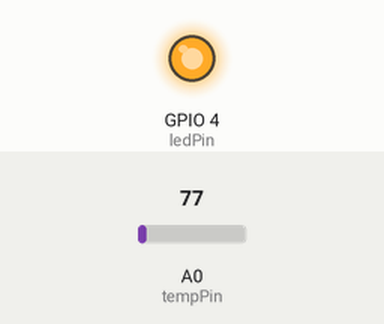
Recording of a sketch running on a simulated ESP8266 (NodeMCU). On the bench: output pins drawn as LEDs (lit = HIGH). The test bench sets the inputs (shaded band); at power-on: A0 (tempPin) = 77. WiFi joins after 1.5 s; servers stay silent unless stated; what the sketch prints to the serial monitor is not drawn.

Above: at 1.62 s.
At 32.4 s:
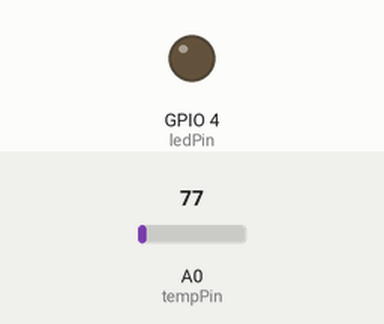
Timing chart, 0 to 81.6 s (numbered marks = the images above):
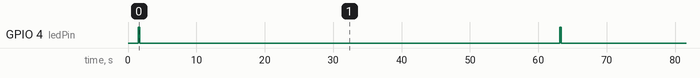

The sketch:

ESP8266TempTMP35.ino
```cpp
#include <ESP8266WiFi.h>

const char* ssid     = "xxxx";
const char* password = "xxxx";

// replace with your channel's thingspeak API key
String apiKey = "xxxx";
const char* server = "api.thingspeak.com";

WiFiClient client;


float tempC;
int reading;
int tempPin = A0;
int ledPin = 4;

void setup()
{ // initialize digital pin LED_BUILTIN as an output.
  pinMode(ledPin, OUTPUT);
  Serial.begin(9600);
  delay(10);
  pinMode(ledPin, OUTPUT);
  pinMode(tempPin, INPUT);

  WiFi.begin(ssid, password);

  Serial.println();
  Serial.println();
  Serial.print("Connecting to ");
  Serial.println(ssid);

  WiFi.begin(ssid, password);

  while (WiFi.status() != WL_CONNECTED) {
    delay(500);
    Serial.print(".");
  }
  Serial.println("");
  Serial.println("WiFi connected");
  delay(10);
}

void loop() {
  digitalWrite(ledPin, HIGH);   // turn the LED on (HIGH is the voltage level)
  delay(200);                       // wait for a second
  digitalWrite(ledPin, LOW);    // turn the LED off by making the voltage LOW
  delay(200);                       // wait for a second

  reading = analogRead(tempPin);
  tempC = reading / 9.31;
  float temp = (30 + (9 * tempC) / 5); //approximately 2 degrees error correction for conversion and sensor inaccuracy
  Serial.println(temp);
  delay(1000);


  if (client.connect(server, 80)) { // "184.106.153.149" or api.thingspeak.com
    String postStr = apiKey;
    postStr += "&field1=";
    postStr += String(temp);
    postStr += "\r\n\r\n";

    client.print("POST /update HTTP/1.1\n");
    client.print("Host: api.thingspeak.com\n");
    client.print("Connection: close\n");
    client.print("X-THINGSPEAKAPIKEY: " + apiKey + "\n");
    client.print("Content-Type: application/x-www-form-urlencoded\n");
    client.print("Content-Length: ");
    client.print(postStr.length());
    client.print("\n\n");
    client.print(postStr);

    Serial.print("Temperature: ");
    Serial.print(temp);
    Serial.println(" F");
    Serial.println("% send to Thingspeak");
  }
  client.stop();

  Serial.println("Waiting...");
  // thingspeak needs minimum 15 sec delay between updates
  //  currently set to 60 seconds
  delay(60000);
}
```

Measured:
- by itself, GPIO 4 (ledPin): alternates HIGH for 0.20 s and LOW for 61.4 s
